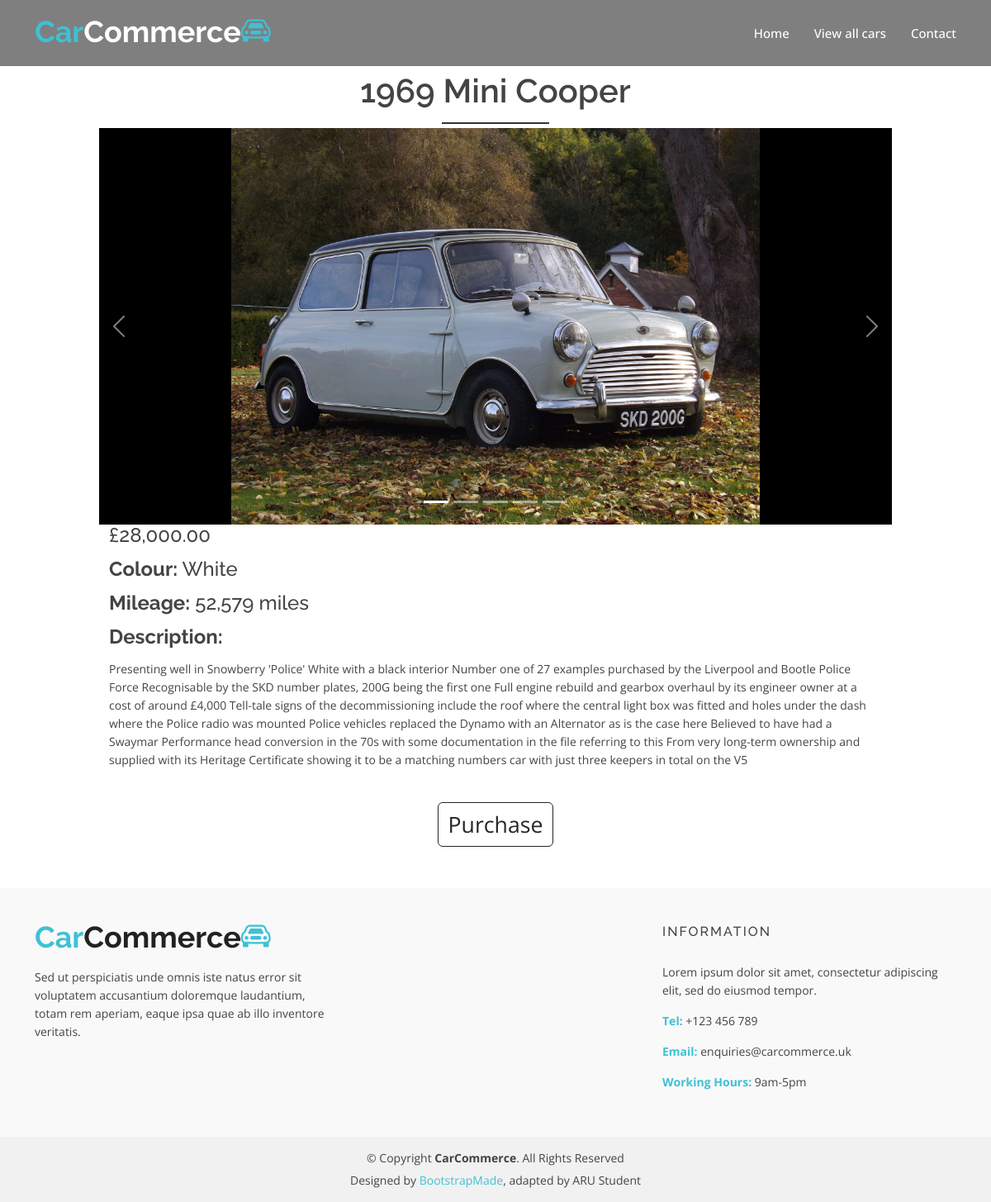
Screenshot of /carDetails/SKD 200G/ with the database file from the repository.
### carComm_app/models.py (models this page shows, shortened)
class Listing(models.Model):
    make = models.CharField(max_length=50)
    model = models.CharField(max_length=50)
    registration = models.CharField(max_length=10)
    colour = models.CharField(max_length=50)
    year = models.IntegerField(validators=[MaxValueValidator(currentYear), MinValueValidator(1769)])
    mileage = models.IntegerField(validators=[MinValueValidator(1)])
    thumbnail = models.ImageField(upload_to='images/')
    description = models.TextField(max_length=2500)
    price = models.FloatField(validators=[MinValueValidator(0.01)])
    pending_sale = models.BooleanField(default=False)

### carComm_app/views.py (the view)
# urls.py: path('carDetails/<str:registration>/', carComm_app.views.carDetails, name ='carDetails'),
def carDetails(request, registration):
    try:
        listing = Listing.objects.get(registration=registration)
        listingImages = ListingImage.objects.filter(listing_id=listing.id)
    except Listing.DoesNotExist:
        raise Http404("Car with registration \"" + registration + "\" not found")
    return render(request, 'carDetails.html', {'listing': listing, 'listingImages': listingImages})

### carComm_app/templates/carDetails.html (shortened to what this page needs)
{% extends 'base.html' %}
{% load humanize %}
{% block navbar %}
<li><a href="{% url 'home' %}">Home</a></li>
<li><a href="{% url 'listings' %}">View all cars</a></li>
<li><a href="{% url 'contact' %}">Contact</a></li>
{% endblock navbar %}
{% block content %}
<main id="main" style="width: 80%;margin-left:10%;padding-top:90px;" >
    <div class="container" style="padding-bottom:50px;">
        <div class="row">
                <div class="col-md-12 col-sm-12 col-xs-12">
                  <div class="section-headline services-head text-center">
                    <h2>{{listing.year}} {{listing.make}} {{listing.model}}</h2>
                  </div>
                </div>
            <section id="hero" style="height:45vw">
              <div class="hero-container">
                <div id="heroCarousel" class="carousel slide carousel-fade" data-bs-ride="carousel" data-bs-interval="10000">
                  <ol id="hero-carousel-indicators" class="carousel-indicators"></ol>
                  <div class="carousel-inner" role="listbox">
                    <a href="{{listing.thumbnail.url}}"><img class="carousel-item active" src="{{listing.thumbnail.url}}"></a>
                  </div>
                  <a class="carousel-control-prev" href="#heroCarousel" role="button" data-bs-slide="prev">
                    <span class="carousel-control-prev-icon bi bi-chevron-left" aria-hidden="true"></span>
                  </a>
                  <a class="carousel-control-next" href="#heroCarousel" role="button" data-bs-slide="next">
                    <span class="carousel-control-next-icon bi bi-chevron-right" aria-hidden="true"></span>
                  </a>
                </div>
              </div>
            </section>
            <h4>£{{listing.price|floatformat:2|intcomma}}</h4>
            <h4><b>Colour:</b> {{listing.colour|capfirst}}</h4>
            <h4><b>Mileage:</b> {{listing.mileage|intcomma}} miles</h4>
            <h4><b>Description:</b></h4>
            <p>{{listing.description}}</p>
            {% if listing.pending_sale == False %}
              <div class="text-center"><a class="btn btn-outline-dark mt-auto" href="{% url 'purchaseForm' listing.registration %}" style="font-size:20pt;margin-top:25px!important;">Purchase</a></div>
            {% endif %}
        </div>
    </div>
</main>
{% endblock content %}

### carComm_app/static/assets/css/style.css (style rules this page uses)
html, body { height: 100%; }
img { max-width: 100%; height: auto; }
p { margin: 0 0 15px; color: #444; }
h1, h2, h3, h4, h5, h6 { font-family: "Raleway", sans-serif; margin: 0 0 15px; color: #444; font-weight: 500; }
h2 { font-size: 38px; line-height: 40px; }
h4 { font-size: 24px; line-height: 26px; }
a { transition: all 0.3s ease 0s; text-decoration: none; }
body { background: #fff none repeat scroll 0 0; color: #444; font-family: "Open Sans", sans-serif; font-size: 14px; text-align: left; overflow-x: hidden; line-height: 22px; }
.section-headline h2 { display: inline-block; font-size: 40px; font-weight: 600; margin-bottom: 70px; position: relative; text-transform: capitalize; }
.section-headline h2::after { border: 1px solid #333; bottom: -20px; content: ""; left: 0; margin: 0 auto; position: absolute; right: 0; width: 40%; }
.navbar li { position: relative; }
.navbar a, .navbar a:focus { display: flex; align-items: center; justify-content: space-between; padding: 10px 0 10px 30px; font-size: 15px; font-weight: 500; color: #fff; white-space: nowrap; transition: 0.3s; }
#hero { width: 100%; height: 100vh; background: #000; overflow: hidden; position: relative; }
#hero .carousel, #hero .carousel-inner, #hero .carousel-item, #hero .carousel-item::before { position: absolute; top: 0; right: 0; left: 0; bottom: 0; }
#hero .carousel-item { background-size: cover; background-position: center; background-repeat: no-repeat; }
#hero .carousel-item::before { content: ""; }
#hero .carousel-fade { overflow: hidden; }
#hero .carousel-fade .carousel-inner .carousel-item { transition-property: opacity; }
#hero .carousel-fade .carousel-inner .carousel-item, #hero .carousel-fade .carousel-inner .active.carousel-item-start, #hero .carousel-fade .carousel-inner .active.carousel-item-end { opacity: 0; }
#hero .carousel-fade .carousel-inner .active, #hero .carousel-fade .carousel-inner .carousel-item-next.carousel-item-start, #hero .carousel-fade .carousel-inner .carousel-item-prev.carousel-item-end { opacity: 1; transition: 0.5s; }
#hero .carousel-control-prev, #hero .carousel-control-next { width: 10%; }
@media (min-width: 1024px) { #hero .carousel-control-prev, #hero .carousel-control-next { width: 5%; } }
#hero .carousel-control-next-icon, #hero .carousel-control-prev-icon { background: none; font-size: 32px; line-height: 1; }
.section-headline.services-head>h2 { margin-bottom: 25px; }

### carComm_app/templates/carDetails.html (style rules this page uses)
.carousel-item { object-fit:contain; max-height:100%; object-position: center; }
#hero { height: 40vw !important; max-height: 766px !important; }

### rows the page displays
Listing: year "1969", make "Mini", model "Cooper", thumbnail (picture), price "28,000.00", colour "White", mileage "52,579", description "Presenting well in Snowberry 'Police' White with a black interior Number one of 27 examples purchased by the Liverpool and Bootle Police Force Recognisable by the SKD number plates, 200G being the first one Full engine rebuild and gearbox overhaul by its engineer owner at a cost of around £4,000 Tell-tale signs of the decommissioning include the roof where the central light box was fitted and holes under the dash where the Police radio was mounted Police vehicles replaced the Dynamo with an Alternator as is the case here Believed to have had a Swaymar Performance head conversion in the 70s with some documentation in the file referring to this From very long-term ownership and supplied with…"
